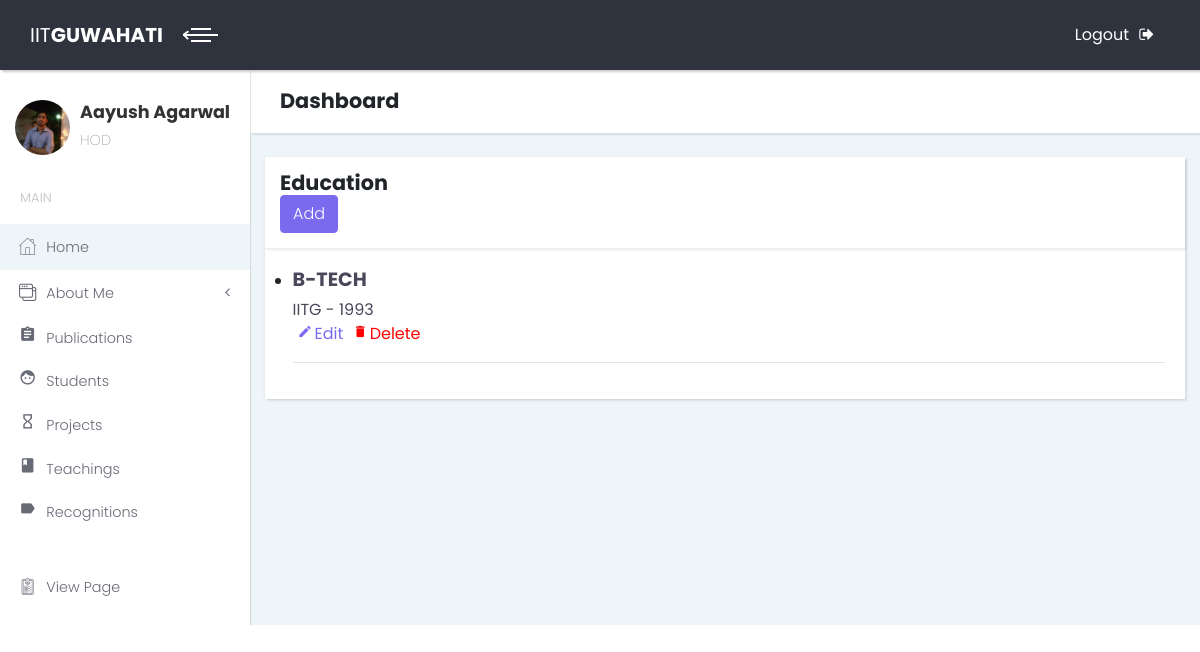
The page /test/education/ (signed in) on the database as committed earlier.
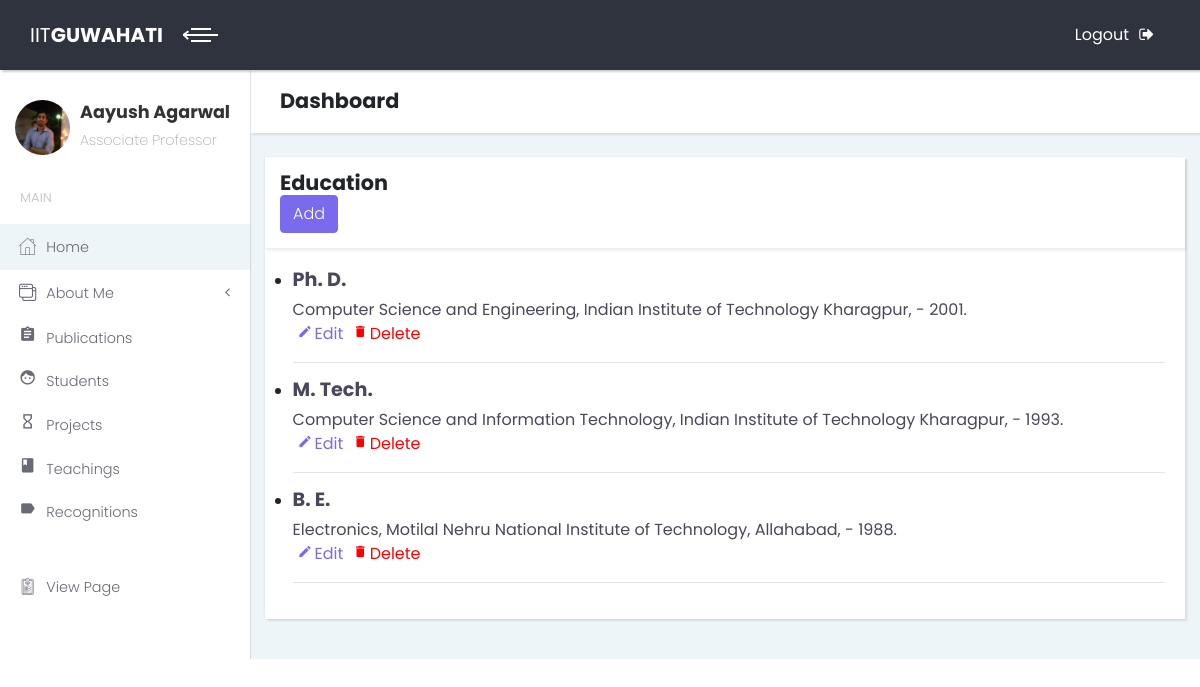
The same page on the database as committed later.
### details/models.py (models this page shows, shortened)
class ProfileDetails(models.Model):
    username = models.OneToOneField(User, on_delete=models.CASCADE, primary_key=True)
    name = models.CharField(max_length=255)
    designation = models.CharField(max_length=255)
    department = models.CharField(max_length=128)
    institute = models.CharField(max_length=255)
    office = models.CharField(max_length=255)
    email = models.EmailField()
    phone = models.IntegerField()
    date_of_birth = models.DateField()
    research_interest = models.TextField()
    profile_pic = models.ImageField(upload_to='photos/', blank=True, null=True)
    profile_page = models.CharField(blank=True, max_length=1000)

class EducationDetails(models.Model):
    username = models.ForeignKey(User, on_delete=models.CASCADE)
    degree = models.CharField(max_length=255)
    university = models.CharField(max_length=255)
    year = models.CharField(max_length=255)

### details/views.py (the view)
@login_required
def Education(request):
    user_name = request.user.username
    try:
        users = EducationDetails.objects.filter(username__username=user_name)
    except ObjectDoesNotExist:
        return redirect('/test/education/create')
    try:
        profile = ProfileDetails.objects.get(username__username=request.user.username)
    except ProfileDetails.DoesNotExist:
        profile=None
    context={
        'users':users,
        'profile':profile,
    }
    return render(request, 'education.html', context)

### details/templates/education.html (shortened to what this page needs)
{% extends "dashboard.html" %}
{% block name %}
<h2><span style="padding-right: 850px">Education</span>
  <a href = "{% url 'details:education' %}add" style="">
    <button type="button" class="btn btn-primary" name="button">Add</button>
  </a>
</h2>
{% endblock %}
{% block content %}
  <ul>
  {% for sub in users %}
    <li>
      <div id="list">
        <h3>{{sub.degree}}</h3>
        {{sub.university}} - {{sub.year}}
    </div>
    <a href="{% url 'details:education_edit' pk=sub.pk %}">
      <i class="material-icons" id="icon">mode_edit</i>Edit
    </a>
    <a href="{% url 'details:education_delete' pk=sub.pk %}" style="color: red">
      <i class="material-icons" id="icon">delete</i>Delete
    </a>
      <hr>
    </li>
  {% endfor %}
</ul>
{% endblock %}

### templates/dashboard.html (shortened to what this page needs)
<!DOCTYPE html>
{% load staticfiles %}
<html>
<head>
  <link rel="stylesheet" href="{% static "vendor/bootstrap/css/bootstrap.min.css" %}">
  <link rel="stylesheet" href="{% static "css/fontastic.css" %}">
  <link rel="stylesheet" href="{% static "vendor/font-awesome/css/font-awesome.min.css" %}">
  <link rel="stylesheet" href="{% static "css/style.default.css" %}" id="theme-stylesheet">
  <link rel="stylesheet" href="{% static "css/custom.css" %}">
  <link href="http://maxcdn.bootstrapcdn.com/font-awesome/latest/css/font-awesome.min.css" rel="stylesheet">
</head>
  <body>
    <div class="page home-page">
      <header class="header">
        <nav class="navbar">
          <div class="container-fluid">
            <div class="navbar-holder d-flex align-items-center justify-content-between">
              <div class="navbar-header">
                <a href="#" class="navbar-brand">
                  <div class="brand-text brand-big"><span>IIT</span><strong>GUWAHATI</strong></div>
                  <div class="brand-text brand-small"><strong>IITG</strong></div></a>
                <a id="toggle-btn" href="#" class="menu-btn active"><span></span><span></span><span></span></a>
              </div>
              <ul class="nav-menu list-unstyled d-flex flex-md-row align-items-md-center">
                <li class="nav-item"><a href="/users/logout" class="nav-link logout">Logout<i class="fa fa-sign-out"></i></a></li>
              </ul>
            </div>
          </div>
        </nav>
      </header>
      <div class="page-content d-flex align-items-stretch">
        <nav class="side-navbar">
          <div class="sidebar-header d-flex align-items-center">
            <div class="avatar"><img src="{{ profile.profile_pic.url }}" alt="" class="img-fluid rounded-circle"></div>
            <div class="title">
              <h1 class="h4">{{user.first_name}} {{user.last_name}}</h1>
              <p>{{profile.designation}}</p>
            </div>
          </div>
          <span class="heading">Main</span>
          <ul class="list-unstyled">
            <li class="active" id="home"> <a href="/test"><i class="icon-home"></i>Home</a></li>
            <li><a href="#dashvariants" aria-expanded="false" data-toggle="collapse"> <i class="icon-interface-windows"></i>About Me</a>
            </li>
            <li id="pub"> <a href="{% url 'details:publication' %}"><i class="material-icons">assignment</i>Publications</a></li>
            <li id="stud"> <a href="{% url 'details:students'%}"><i class="material-icons">face</i>Students</a></li>
            <li id="proj"> <a href="{% url 'details:project'%}"><i class="material-icons">hourglass_empty</i>Projects</a></li>
            <li id="teach"> <a href="{% url 'details:teaching'%}"><i <i class="material-icons">class</i>Teachings</a></li>
            <li id="recog"> <a href="{% url 'details:recognition'%}"><i class="material-icons">label</i>Recognitions</a></li>
          </ul>
            <ul class="list-unstyled">
            <li id="gen"> <a href="/profile/{{user.username}}" target='_blank'> <i class="icon-padnote"></i>View Page</a></li>
          </ul>
        </nav>
        <div class="content-inner">
          <header class="page-header">
            <div class="container-fluid">
              <h2 class="no-margin-bottom">Dashboard</h2>
            </div>
          </header>
          <br>
          <div class="col-lg-12">
            <div class="card">
              <div class="card-header d-flex align-items-center">
                {% block name %}
                {% endblock %}
              </div>
            <div class="card-body" style="padding-left:3%">
              {% block content %}
              {% endblock %}
            </div>
            </div>
          </div>
         </div>
      </div>
    </div>
  </body>
</html>

Rows that differ between the two databases and show on the page:
removed EducationDetails: degree "B-TECH", university "IITG", year "1993"
changed ProfileDetails: designation "HOD" → "Associate Professor"
added EducationDetails: degree "Ph. D.", university "Computer Science and Engineering, Indian Institute of Technology Kharagpur,", year "2001."
added EducationDetails: degree "M. Tech.", university "Computer Science and Information Technology, Indian Institute of Technology Kharagpur,", year "1993."
added EducationDetails: degree "B. E.", university "Electronics, Motilal Nehru National Institute of Technology, Allahabad,", year "1988."
